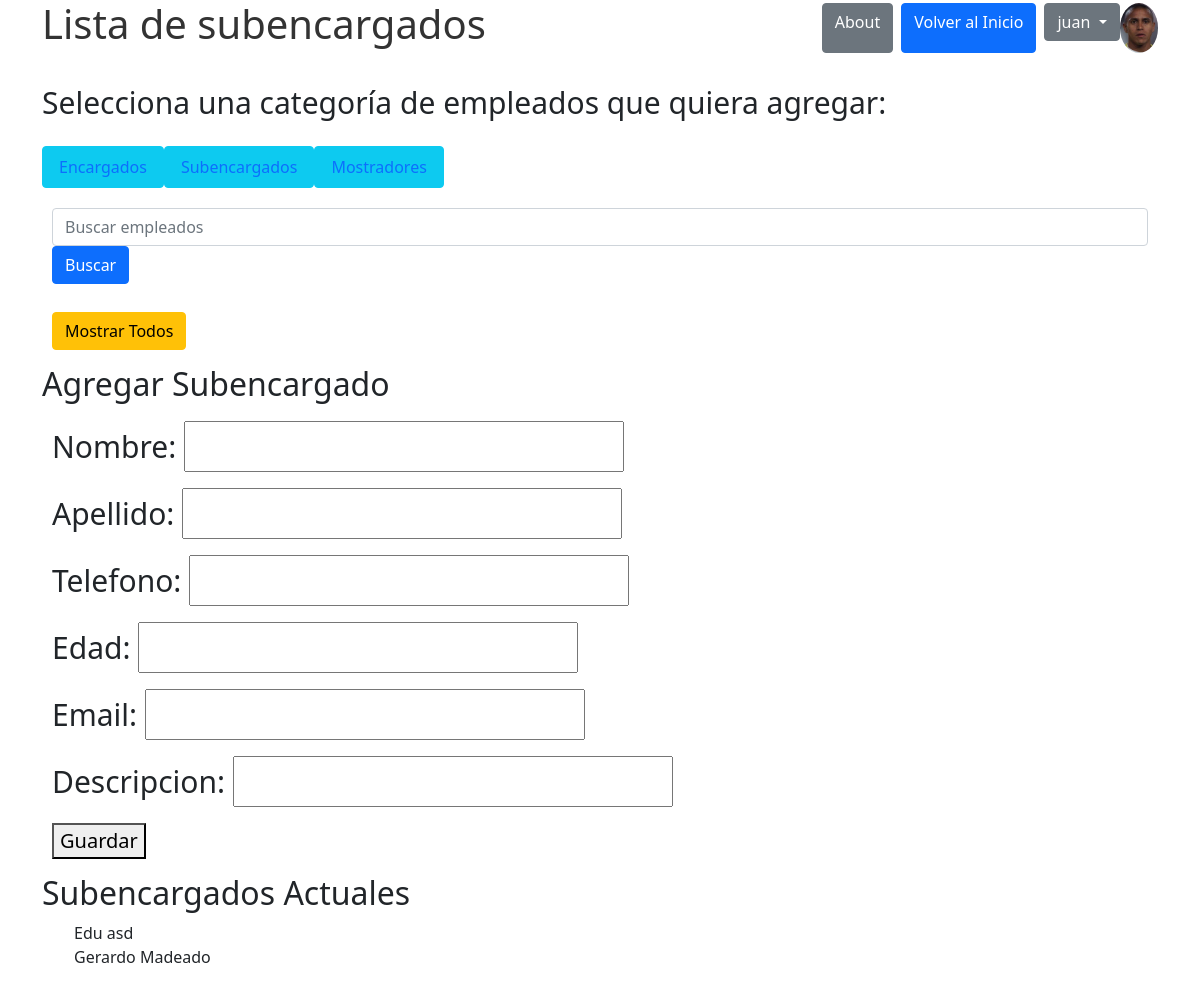
The page /empleados/subencargados/ (signed in) on the database as committed earlier.
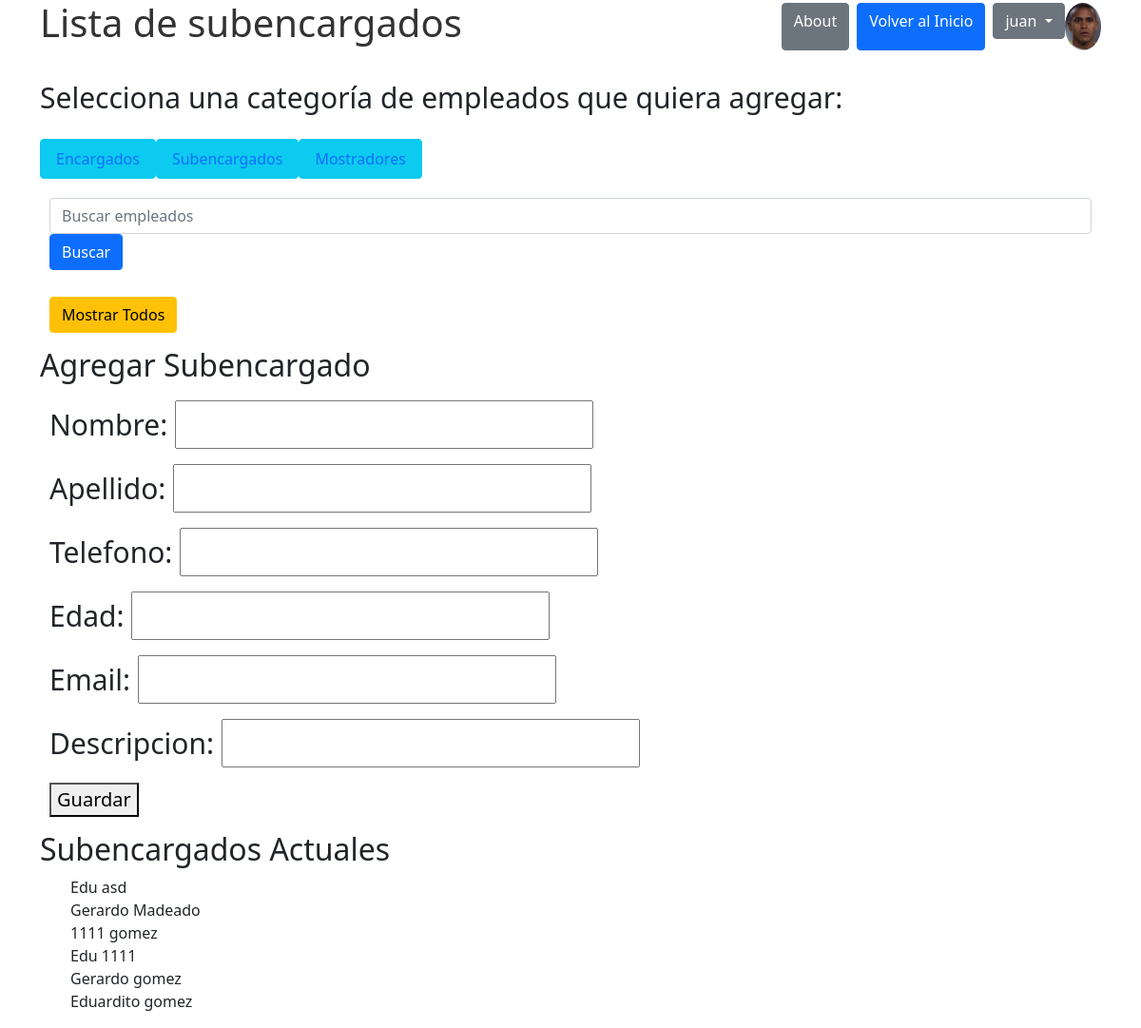
The same page on the database as committed later.
### empleados/models.py (models this page shows)
class subencargado(models.Model):
    Nombre = models.CharField(max_length=64)
    Apellido = models.CharField(max_length=64)
    telefono = models.CharField(max_length=20)
    edad = models.IntegerField()
    email = models.EmailField()
    descripcion = models.CharField(max_length=100)
    empleo = models.CharField(max_length=64, default='subencargado')
    creador = models.ForeignKey(User, on_delete=models.SET_NULL, null=True)

### empleados/views.py (the view)
# urls.py: path('subencargados/', views.subencargados, name='subencargados'),
@login_required
def subencargados(request, id=None):
    if request.method == 'POST':
        form = SubencargadoForm(request.POST)
        if form.is_valid():
            nuevo_subencargado = form.save(commit=False)
            nuevo_subencargado.creador = request.user
            nuevo_subencargado.save()
            return redirect('base')
    else:
        form = EncargadoForm(initial={'creador': request.user, 'empleo': 'subencargado'})
    subencargados_lista = subencargado.objects.all()
    return render(request, 'subencargados.html', {'subencargados': subencargados_lista, 'form': form})

### empleados/forms.py (shortened to what this page needs)
class EncargadoForm(forms.ModelForm):
    class Meta:
        model = encargado
        exclude = ['creador', 'empleo']

### empleados/templates de empleados/subencargados.html (shortened to what this page needs)
{% extends 'base.html' %}
{% block content %}
  <h2>Agregar Subencargado</h2>
  <form method="post">
    {{ form.as_p }}
    <button type="submit">Guardar</button>
  </form>
  <h2>Subencargados Actuales</h2>
  <ul>
    {% for subencargado in subencargados %}
      <li>{{ subencargado.Nombre }} {{ subencargado.Apellido }}</li>
    {% endfor %}
  </ul>
{% endblock %}

Rows that differ between the two databases and show on the page:
added subencargado: Nombre "1111", Apellido "gomez"
added subencargado: Nombre "Edu", Apellido "1111"
added subencargado: Nombre "Gerardo", Apellido "gomez"
added subencargado: Nombre "Eduardito", Apellido "gomez"
